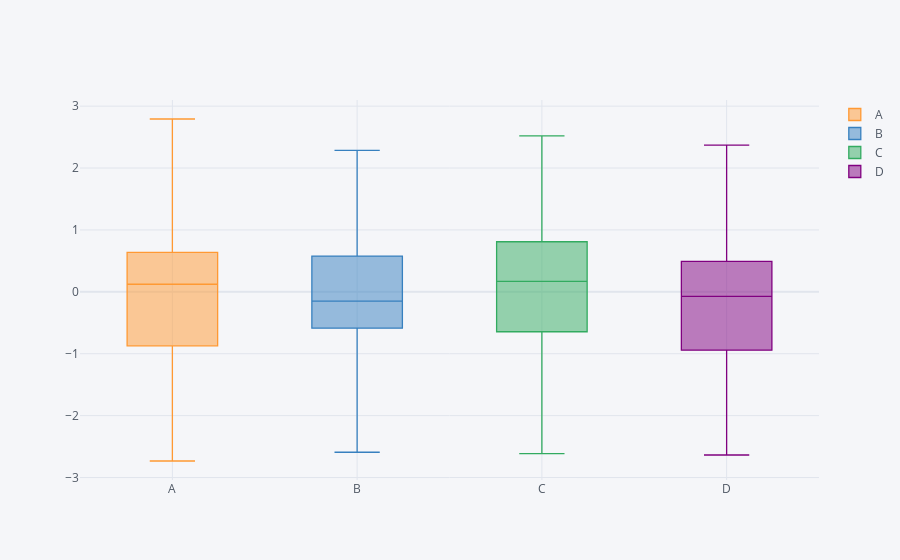

Notebook cell for this chart:
### Code cell
df.iplot(kind='box',x='A',y='B')    #忘记叫什么的，完整信息box图
